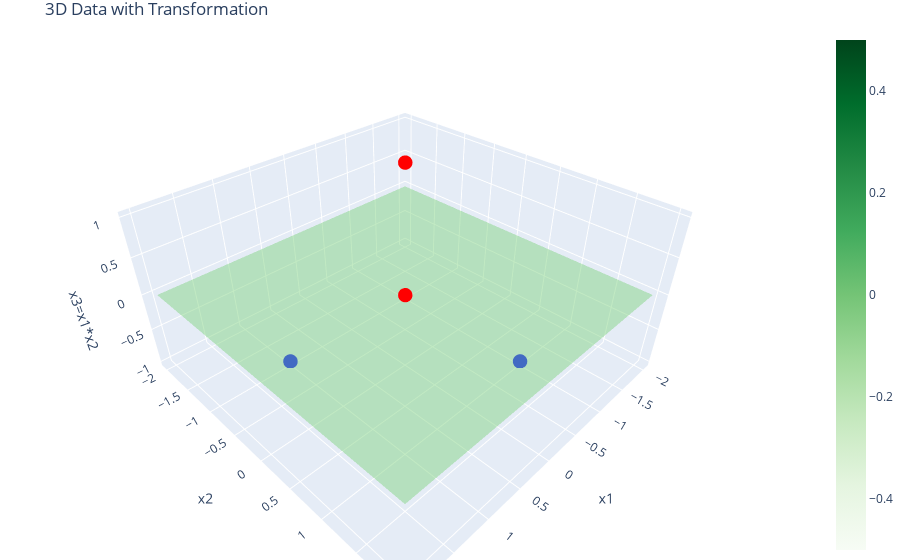

Source (notebook cell):
### Code cell
import plotly.graph_objects as go

#Applying Transformation 2D -> 3D : x1, x2, x1*x2
X_transformed = np.hstack((X, (X[:,0]*X[:,1]).reshape(-1,1)))

#Plotting 3D Data
fig = go.Figure()

#Adding points to the plot
colors = ['red' if label == 1 else 'blue' for label in y]
fig.add_trace(go.Scatter3d(x=X_transformed[:,0], y=X_transformed[:,1], z=X_transformed[:,2],
                           mode='markers', marker=dict(size=5, color=colors)))

#Defining the surface
xx, yy = np.meshgrid(np.linspace(-2, 2, 50), np.linspace(-2, 2, 50))
zz = 0 * xx
fig.add_trace(go.Surface(x=xx, y=yy, z=zz, opacity=0.5, colorscale='Greens'))

#Setting the layout of the plot
fig.update_layout(scene=dict(xaxis_title='x1', yaxis_title='x2', zaxis_title='x3=x1*x2'),
                  title='3D Data with Transformation',
                  margin=dict(l=0, r=0, b=0, t=30))

fig.show()

### Figure 1 — Plotly figure (JSON) as saved in the notebook; plotly's stock layout.template omitted (floating-point values rounded to 4 significant figures; data arrays with more than 128 entries replaced by an {"elided": "..."} marker saying what was removed)
{"data": [{"marker": {"color": ["red", "red", "blue", "blue"], "size": 5}, "mode": "markers", "type": "scatter3d", "x": [1, -1, 1, -1], "y": [1, -1, -1, 1], "z": [1, 1, -1, -1]}, {"colorscale": [[0, "rgb(247,252,245)"], [0.125, "rgb(229,245,224)"], [0.25, "rgb(199,233,192)"], [0.375, "rgb(161,217,155)"], [0.5, "rgb(116,196,118)"], [0.625, "rgb(65,171,93)"], [0.75, "rgb(35,139,69)"], [0.875, "rgb(0,109,44)"], [1, "rgb(0,68,27)"]], "opacity": 0.5, "type": "surface", "x": {"elided": "50x50 float values"}, "y": {"elided": "50x50 float values"}, "z": {"elided": "50x50 float values"}}], "layout": {"margin": {"b": 0, "l": 0, "r": 0, "t": 30}, "scene": {"xaxis": {"title": {"text": "x1"}}, "yaxis": {"title": {"text": "x2"}}, "zaxis": {"title": {"text": "x3=x1*x2"}}}, "title": {"text": "3D Data with Transformation"}}}
